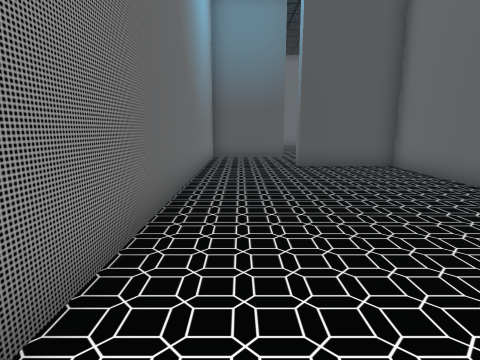
View 1 (above)

12 first-person views from a walk through a Unity game level. The camera is 1.5 m above the floor, tilts 10° down and sees 80° across. Doors are open. The floor is counted in squares, 1.21 m on a side. Each view is taken from the middle of a square. On the plan, view 1 faces up. The plan holds only what a view shows up to about 13 squares ahead; the rest is blank. The place goes on beyond the plan. The player character is not drawn.

View 2
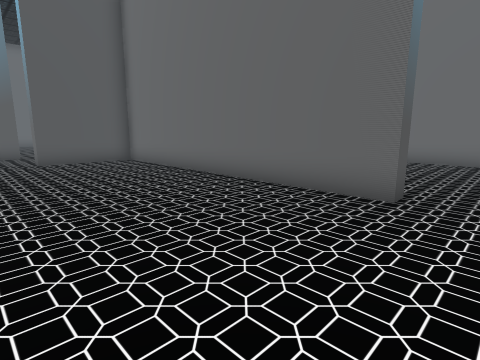

View 3
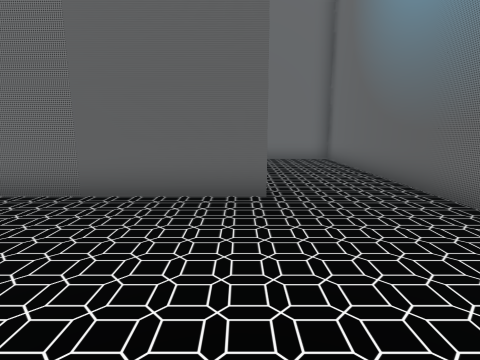

View 4
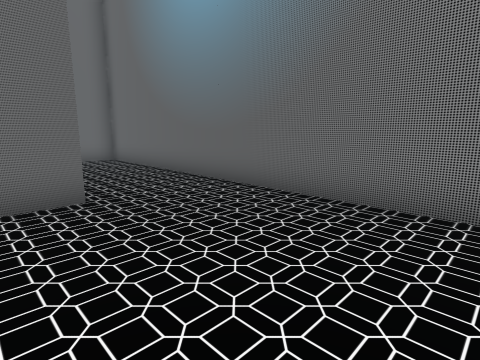

View 5
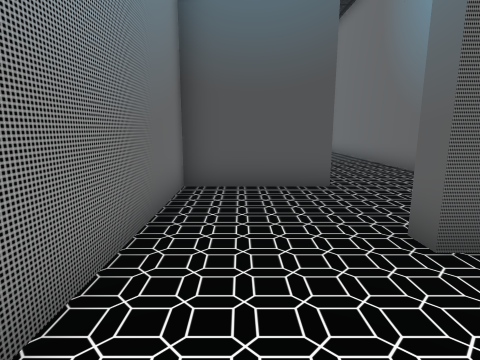

View 6
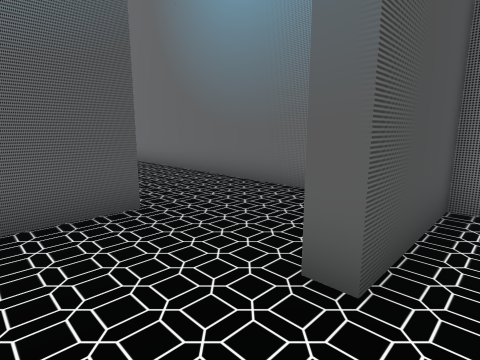

View 7
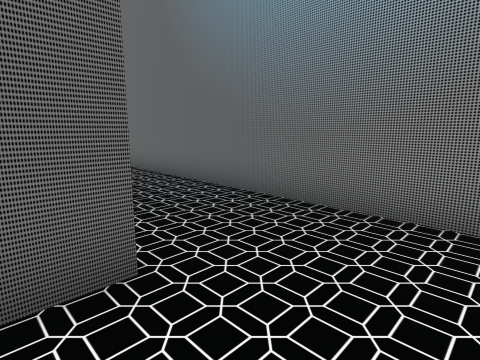

View 8
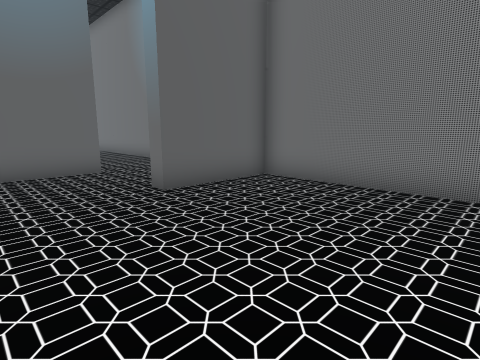

View 9
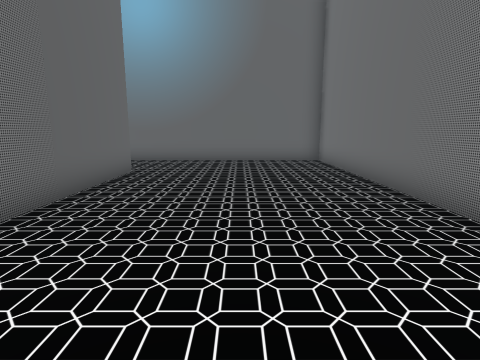

View 10
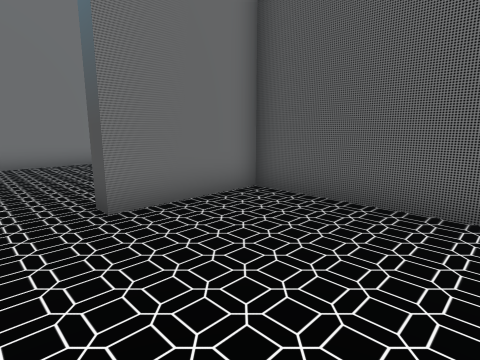

View 11
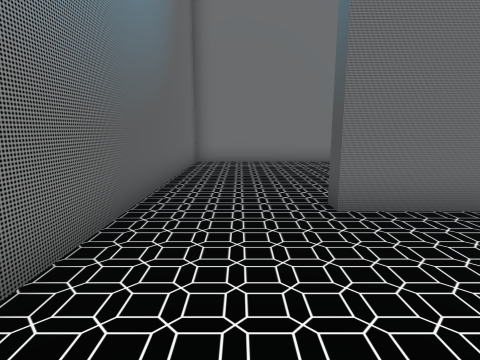

View 12
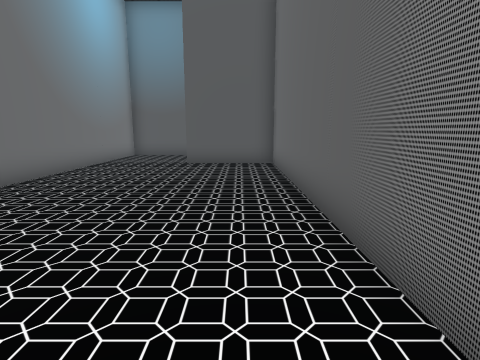

### Floor plan
Points are (right, up) in squares from view 1. A wall is a line through its corners. A room is listed if a view was taken in it or the views show most of it. See-through windows are left out.
Room 1 (views 1, 2, 3, 4, 5, 6, 9, 12)
walls: (5.3, -0.5) (5.3, 9.7) (2, 9.7); (-1.2, 9.9) (-1.2, -3.8) (5.5, -3.8)
ways out: open door at (0.5, 10) to room 2; open door at (5.6, -2.3) to room 4
Room 2 (view 7)
walls: (2, 13.2) (-1.2, 13.2) (-1.2, 9.9); (2, 10.3) (4.4, 10.3); (5.3, 11.2) (5.3, 13.5)
ways out: open door at (0.5, 10) to room 1; open door at (3.7, 13.6) to room 3
Room 3 (view 8)
walls: (-1.2, 18.6) (-1.2, 13.8) (2, 13.8); (5.3, 13.5) (5.3, 19.5)
ways out: open door at (3.7, 13.6) to room 2
Room 4 (views 10, 11)
walls: (8.6, 2.8) (5.8, 2.8) (5.8, -0.5); (5.5, -3.8) (10.5, -3.8)
ways out: open door at (5.6, -2.3) to room 1

Where each view was taken, in squares from view 1:
view 1: 0 up, 0 right, facing up
view 2: 2 down, 0 right, facing up-right
view 3: 0 up, 0 right, facing right
view 4: 1 up, 0 right, facing down-right
view 5: 7 up, 0 right, facing up
view 6: 9 up, 0 right, facing up-right
view 7: 11 up, 1 right, facing up-right
view 8: 19 up, 5 right, facing down-left
view 9: 8 up, 2 right, facing down
view 10: 2 down, 10 right, facing up-left
view 11: 2 down, 10 right, facing left
view 12: 1 down, 4 right, facing up
